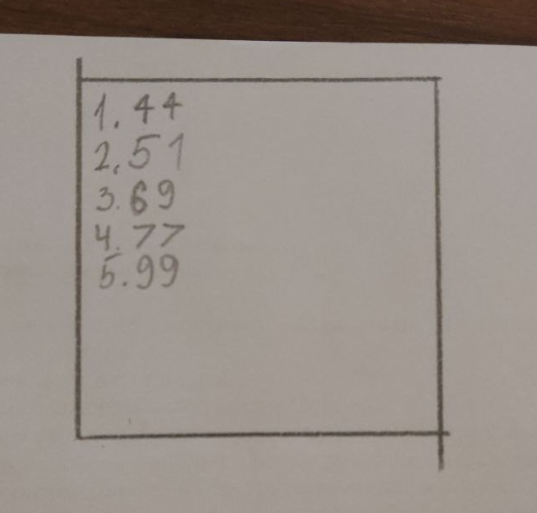
#> input picture ACT_WORK/image.png, 537 x 513 px, found by its file name
$ python analysator.py
#> lines starting #> are read from the running program, lines starting #| are printed output that depends on the picture; after the words box and inside, x2 and y2 are one past the last pixel; in counts of white or black regions, pixels touching at a corner belong together
from PIL import Image
import pytesseract
import cv2
import os

pytesseract.pytesseract.tesseract_cmd = r'Tesseract\tesseract.exe'  # Укажите правильный путь
image_path = 'image.png'

# Загрузить изображение и проверить его
image = cv2.imread(image_path)
#> image is the input picture: shape (513, 537, 3); mean B, G, R 136.7, 143.4, 152.2
if image is None:
    print("Ошибка: изображение не найдено!")
    exit(1)

preprocess = "thresh"

# Преобразовать в оттенки серого
gray = cv2.cvtColor(image, cv2.COLOR_BGR2GRAY)

# Применить пороговое значение для предварительной обработки изображения
if preprocess == "thresh":
    gray = cv2.threshold(gray, 0, 255, cv2.THRESH_BINARY | cv2.THRESH_OTSU)[1]
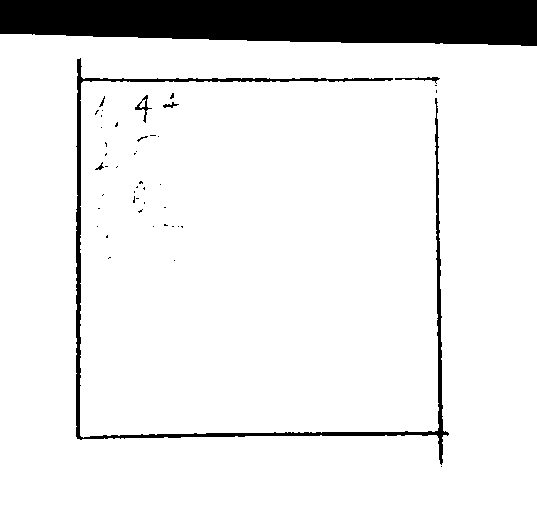
#> gray: shape (513, 537); 90.2% white; 46 black regions (39 under 20 px), largest, box (x1, y1, x2, y2) and area: (0, 0, 537, 46) 21665, (76, 58, 449, 465) 4989, (135, 95, 152, 123) 108
elif preprocess == "blur":
    gray = cv2.medianBlur(gray, 3)

#Сохранить временный файл для OCR
filename = "{}.png".format(os.getpid())
cv2.imwrite(filename, gray)
print(f"Сохранен временный файл: {filename}")

# Применить OCR с ограничением только на цифры
try:
    config = "--psm 6 -c tessedit_char_whitelist=0123456789.,-"  # Режим страницы 6: распознавание блока текста
    text = pytesseract.image_to_string(Image.open(filename), config=config)
    print(f"{text}")

    # Записать результат в файл result.txt
    with open("result.txt", "w") as file:
        file.write(text)
        print("Распознанный текст сохранен в файл result.txt")

except Exception as e:
    print(f"Ошибка при применении OCR: {e}")

# Удалить временный файл
os.remove(filename)

# Показать оригинальное и обработанное изображения
cv2.imshow("Original Image", image)
cv2.imshow("Processed Image", gray)
cv2.waitKey(0)
cv2.destroyAllWindows()
